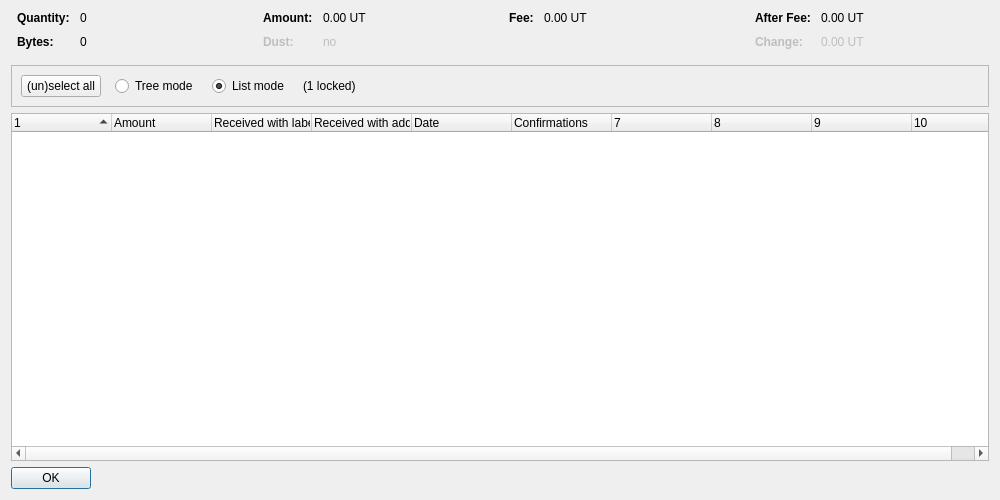
<?xml version="1.0" encoding="UTF-8"?>
<ui version="4.0">
 <class>CoinControlDialog</class>
 <widget class="QDialog" name="CoinControlDialog">
  <property name="geometry">
   <rect>
    <x>0</x>
    <y>0</y>
    <width>1000</width>
    <height>500</height>
   </rect>
  </property>
  <property name="windowTitle">
   <string>Coin Selection</string>
  </property>
  <layout class="QVBoxLayout" name="verticalLayout">
   <item>
    <layout class="QHBoxLayout" name="horizontalLayoutTop" stretch="0,0,0,0">
     <property name="topMargin">
      <number>0</number>
     </property>
     <property name="bottomMargin">
      <number>10</number>
     </property>
     <item>
      <layout class="QFormLayout" name="formLayoutCoinControl1">
       <property name="horizontalSpacing">
        <number>10</number>
       </property>
       <property name="verticalSpacing">
        <number>10</number>
       </property>
       <property name="leftMargin">
        <number>6</number>
       </property>
       <property name="rightMargin">
        <number>6</number>
       </property>
       <item row="0" column="0">
        <widget class="QLabel" name="labelCoinControlQuantityText">
         <property name="font">
          <font>
           <weight>75</weight>
           <bold>true</bold>
          </font>
         </property>
         <property name="text">
          <string>Quantity:</string>
         </property>
        </widget>
       </item>
       <item row="0" column="1">
        <widget class="QLabel" name="labelCoinControlQuantity">
         <property name="cursor">
          <cursorShape>IBeamCursor</cursorShape>
         </property>
         <property name="contextMenuPolicy">
          <enum>Qt::ActionsContextMenu</enum>
         </property>
         <property name="text">
          <string notr="true">0</string>
         </property>
         <property name="textInteractionFlags">
          <set>Qt::LinksAccessibleByMouse|Qt::TextSelectableByKeyboard|Qt::TextSelectableByMouse</set>
         </property>
        </widget>
       </item>
       <item row="1" column="0">
        <widget class="QLabel" name="labelCoinControlBytesText">
         <property name="font">
          <font>
           <weight>75</weight>
           <bold>true</bold>
          </font>
         </property>
         <property name="text">
          <string>Bytes:</string>
         </property>
        </widget>
       </item>
       <item row="1" column="1">
        <widget class="QLabel" name="labelCoinControlBytes">
         <property name="cursor">
          <cursorShape>IBeamCursor</cursorShape>
         </property>
         <property name="contextMenuPolicy">
          <enum>Qt::ActionsContextMenu</enum>
         </property>
         <property name="text">
          <string notr="true">0</string>
         </property>
         <property name="textInteractionFlags">
          <set>Qt::LinksAccessibleByMouse|Qt::TextSelectableByKeyboard|Qt::TextSelectableByMouse</set>
         </property>
        </widget>
       </item>
      </layout>
     </item>
     <item>
      <layout class="QFormLayout" name="formLayoutCoinControl2">
       <property name="horizontalSpacing">
        <number>10</number>
       </property>
       <property name="verticalSpacing">
        <number>10</number>
       </property>
       <property name="leftMargin">
        <number>6</number>
       </property>
       <property name="rightMargin">
        <number>6</number>
       </property>
       <item row="0" column="0">
        <widget class="QLabel" name="labelCoinControlAmountText">
         <property name="font">
          <font>
           <weight>75</weight>
           <bold>true</bold>
          </font>
         </property>
         <property name="text">
          <string>Amount:</string>
         </property>
        </widget>
       </item>
       <item row="0" column="1">
        <widget class="QLabel" name="labelCoinControlAmount">
         <property name="cursor">
          <cursorShape>IBeamCursor</cursorShape>
         </property>
         <property name="contextMenuPolicy">
          <enum>Qt::ActionsContextMenu</enum>
         </property>
         <property name="text">
          <string notr="true">0.00 UT</string>
         </property>
         <property name="textInteractionFlags">
          <set>Qt::LinksAccessibleByMouse|Qt::TextSelectableByKeyboard|Qt::TextSelectableByMouse</set>
         </property>
        </widget>
       </item>
       <item row="1" column="0">
        <widget class="QLabel" name="labelCoinControlLowOutputText">
         <property name="enabled">
          <bool>false</bool>
         </property>
         <property name="font">
          <font>
           <weight>75</weight>
           <bold>true</bold>
          </font>
         </property>
         <property name="text">
          <string>Dust:</string>
         </property>
        </widget>
       </item>
       <item row="1" column="1">
        <widget class="QLabel" name="labelCoinControlLowOutput">
         <property name="enabled">
          <bool>false</bool>
         </property>
         <property name="cursor">
          <cursorShape>IBeamCursor</cursorShape>
         </property>
         <property name="contextMenuPolicy">
          <enum>Qt::ActionsContextMenu</enum>
         </property>
         <property name="text">
          <string notr="true">no</string>
         </property>
         <property name="textInteractionFlags">
          <set>Qt::LinksAccessibleByMouse|Qt::TextSelectableByKeyboard|Qt::TextSelectableByMouse</set>
         </property>
        </widget>
       </item>
      </layout>
     </item>
     <item>
      <layout class="QFormLayout" name="formLayoutCoinControl3">
       <property name="horizontalSpacing">
        <number>10</number>
       </property>
       <property name="verticalSpacing">
        <number>10</number>
       </property>
       <property name="leftMargin">
        <number>6</number>
       </property>
       <property name="rightMargin">
        <number>6</number>
       </property>
       <item row="0" column="0">
        <widget class="QLabel" name="labelCoinControlFeeText">
         <property name="font">
          <font>
           <weight>75</weight>
           <bold>true</bold>
          </font>
         </property>
         <property name="text">
          <string>Fee:</string>
         </property>
        </widget>
       </item>
       <item row="0" column="1">
        <widget class="QLabel" name="labelCoinControlFee">
         <property name="cursor">
          <cursorShape>IBeamCursor</cursorShape>
         </property>
         <property name="contextMenuPolicy">
          <enum>Qt::ActionsContextMenu</enum>
         </property>
         <property name="text">
          <string notr="true">0.00 UT</string>
         </property>
         <property name="textInteractionFlags">
          <set>Qt::LinksAccessibleByMouse|Qt::TextSelectableByKeyboard|Qt::TextSelectableByMouse</set>
         </property>
        </widget>
       </item>
      </layout>
     </item>
     <item>
      <layout class="QFormLayout" name="formLayoutCoinControl4">
       <property name="horizontalSpacing">
        <number>10</number>
       </property>
       <property name="verticalSpacing">
        <number>10</number>
       </property>
       <property name="leftMargin">
        <number>6</number>
       </property>
       <property name="rightMargin">
        <number>6</number>
       </property>
       <item row="0" column="0">
        <widget class="QLabel" name="labelCoinControlAfterFeeText">
         <property name="font">
          <font>
           <weight>75</weight>
           <bold>true</bold>
          </font>
         </property>
         <property name="text">
          <string>After Fee:</string>
         </property>
        </widget>
       </item>
       <item row="0" column="1">
        <widget class="QLabel" name="labelCoinControlAfterFee">
         <property name="cursor">
          <cursorShape>IBeamCursor</cursorShape>
         </property>
         <property name="contextMenuPolicy">
          <enum>Qt::ActionsContextMenu</enum>
         </property>
         <property name="text">
          <string notr="true">0.00 UT</string>
         </property>
         <property name="textInteractionFlags">
          <set>Qt::LinksAccessibleByMouse|Qt::TextSelectableByKeyboard|Qt::TextSelectableByMouse</set>
         </property>
        </widget>
       </item>
       <item row="1" column="0">
        <widget class="QLabel" name="labelCoinControlChangeText">
         <property name="enabled">
          <bool>false</bool>
         </property>
         <property name="font">
          <font>
           <weight>75</weight>
           <bold>true</bold>
          </font>
         </property>
         <property name="text">
          <string>Change:</string>
         </property>
        </widget>
       </item>
       <item row="1" column="1">
        <widget class="QLabel" name="labelCoinControlChange">
         <property name="enabled">
          <bool>false</bool>
         </property>
         <property name="cursor">
          <cursorShape>IBeamCursor</cursorShape>
         </property>
         <property name="contextMenuPolicy">
          <enum>Qt::ActionsContextMenu</enum>
         </property>
         <property name="text">
          <string notr="true">0.00 UT</string>
         </property>
         <property name="textInteractionFlags">
          <set>Qt::LinksAccessibleByMouse|Qt::TextSelectableByKeyboard|Qt::TextSelectableByMouse</set>
         </property>
        </widget>
       </item>
      </layout>
     </item>
    </layout>
   </item>
   <item>
    <widget class="QFrame" name="frame">
     <property name="minimumSize">
      <size>
       <width>0</width>
       <height>40</height>
      </size>
     </property>
     <property name="frameShape">
      <enum>QFrame::StyledPanel</enum>
     </property>
     <property name="frameShadow">
      <enum>QFrame::Sunken</enum>
     </property>
     <layout class="QHBoxLayout" name="horizontalLayout">
      <item>
       <layout class="QHBoxLayout" name="horizontalLayoutPanel" stretch="0,0,0,0,0">
        <property name="spacing">
         <number>14</number>
        </property>
        <item>
         <widget class="QPushButton" name="pushButtonSelectAll">
          <property name="sizePolicy">
           <sizepolicy hsizetype="Maximum" vsizetype="Fixed">
            <horstretch>0</horstretch>
            <verstretch>0</verstretch>
           </sizepolicy>
          </property>
          <property name="text">
           <string>(un)select all</string>
          </property>
          <property name="autoDefault">
           <bool>false</bool>
          </property>
         </widget>
        </item>
        <item>
         <widget class="QRadioButton" name="radioTreeMode">
          <property name="sizePolicy">
           <sizepolicy hsizetype="Maximum" vsizetype="Fixed">
            <horstretch>0</horstretch>
            <verstretch>0</verstretch>
           </sizepolicy>
          </property>
          <property name="text">
           <string>Tree mode</string>
          </property>
         </widget>
        </item>
        <item>
         <widget class="QRadioButton" name="radioListMode">
          <property name="sizePolicy">
           <sizepolicy hsizetype="Maximum" vsizetype="Fixed">
            <horstretch>0</horstretch>
            <verstretch>0</verstretch>
           </sizepolicy>
          </property>
          <property name="text">
           <string>List mode</string>
          </property>
          <property name="checked">
           <bool>true</bool>
          </property>
         </widget>
        </item>
        <item>
         <widget class="QLabel" name="labelLocked">
          <property name="text">
           <string notr="true">(1 locked)</string>
          </property>
         </widget>
        </item>
        <item>
         <spacer name="horizontalSpacer">
          <property name="orientation">
           <enum>Qt::Horizontal</enum>
          </property>
          <property name="sizeHint" stdset="0">
           <size>
            <width>40</width>
            <height>20</height>
           </size>
          </property>
         </spacer>
        </item>
       </layout>
      </item>
     </layout>
    </widget>
   </item>
   <item>
    <widget class="CoinControlTreeWidget" name="treeWidget">
     <property name="contextMenuPolicy">
      <enum>Qt::CustomContextMenu</enum>
     </property>
     <property name="sortingEnabled">
      <bool>false</bool>
     </property>
     <property name="columnCount">
      <number>10</number>
     </property>
     <attribute name="headerShowSortIndicator" stdset="0">
      <bool>true</bool>
     </attribute>
     <attribute name="headerStretchLastSection">
      <bool>false</bool>
     </attribute>
     <column>
      <property name="text">
       <string/>
      </property>
     </column>
     <column>
      <property name="text">
       <string>Amount</string>
      </property>
     </column>
     <column>
      <property name="text">
       <string>Received with label</string>
      </property>
     </column>
     <column>
      <property name="text">
       <string>Received with address</string>
      </property>
     </column>
     <column>
      <property name="text">
       <string>Date</string>
      </property>
     </column>
     <column>
      <property name="text">
       <string>Confirmations</string>
      </property>
      <property name="toolTip">
       <string>Confirmed</string>
      </property>
     </column>
     <column>
      <property name="text">
       <string/>
      </property>
     </column>
     <column>
      <property name="text">
       <string/>
      </property>
     </column>
     <column>
      <property name="text">
       <string/>
      </property>
     </column>
     <column>
      <property name="text">
       <string/>
      </property>
     </column>
    </widget>
   </item>
   <item>
    <widget class="QDialogButtonBox" name="buttonBox">
     <property name="sizePolicy">
      <sizepolicy hsizetype="Maximum" vsizetype="Fixed">
       <horstretch>0</horstretch>
       <verstretch>0</verstretch>
      </sizepolicy>
     </property>
     <property name="orientation">
      <enum>Qt::Horizontal</enum>
     </property>
     <property name="standardButtons">
      <set>QDialogButtonBox::Ok</set>
     </property>
    </widget>
   </item>
  </layout>
 </widget>
 <customwidgets>
  <customwidget>
   <class>CoinControlTreeWidget</class>
   <extends>QTreeWidget</extends>
   <header>qt/coincontroltreewidget.h</header>
  </customwidget>
 </customwidgets>
 <resources/>
 <connections/>
</ui>
